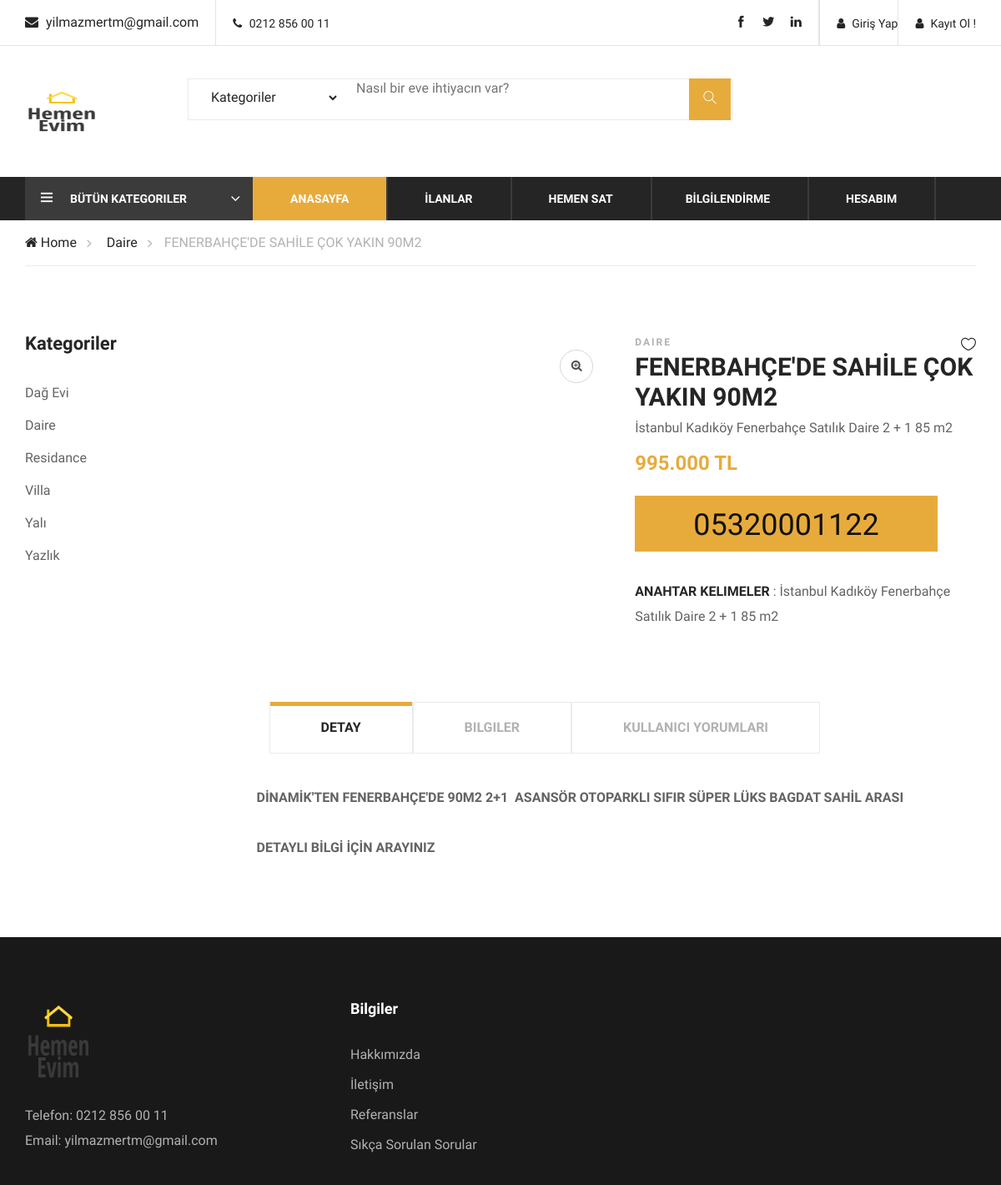
The app's page /product/40/3650709/, older data.
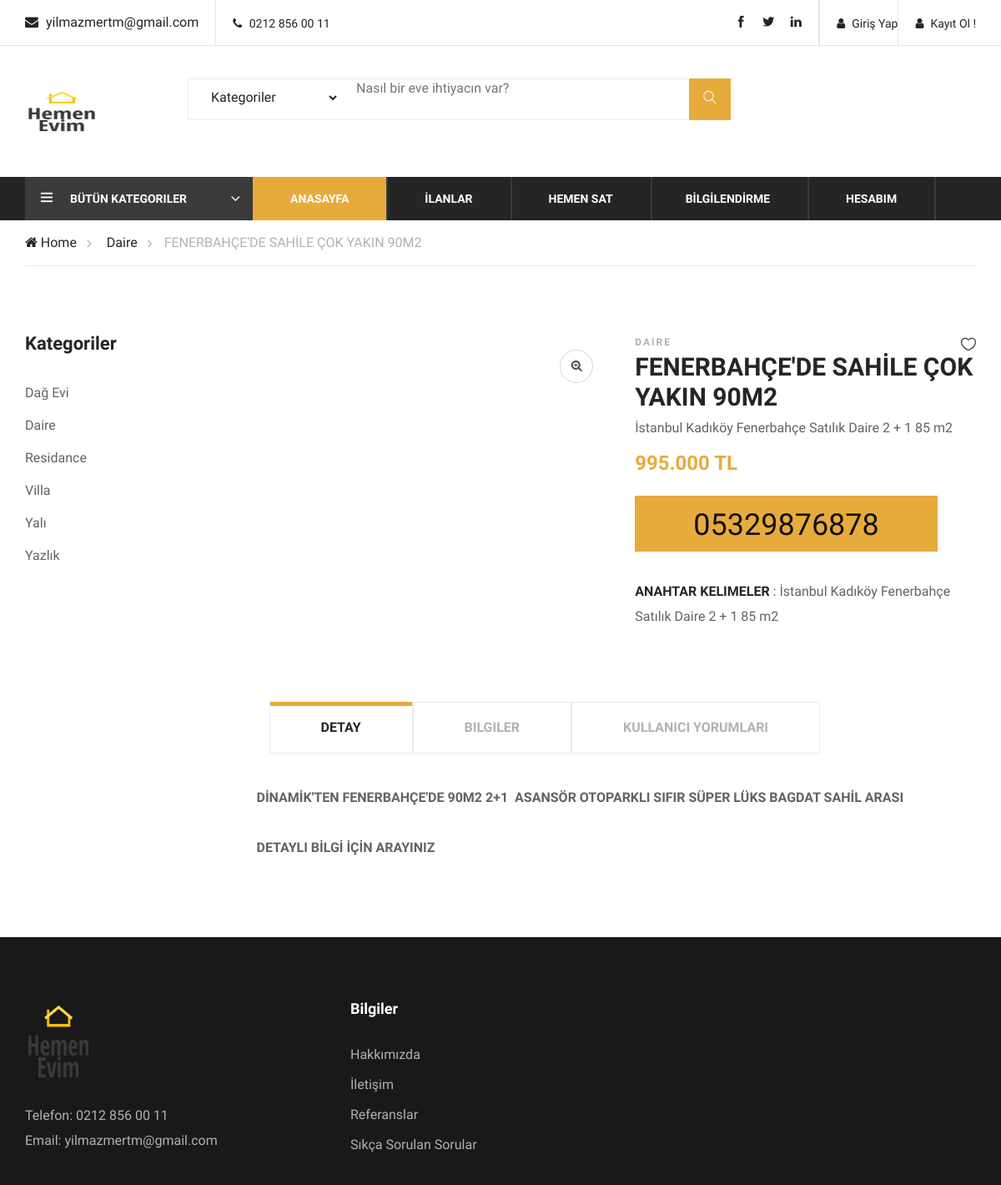
The same page, newer data.
### home/models.py (models this page shows, shortened)
class UserProfile(models.Model):
    user = models.OneToOneField(User, on_delete= models.CASCADE)
    phone = models.CharField(blank=True, max_length=50)
    adress = models.CharField(blank=True, max_length=150)
    city = models.CharField(blank=True, max_length=150)
    image = models.ImageField(blank=True, upload_to='images/users/')
    def image_tag(self):
        return mark_safe('<img src="{}" height="50"/>'.format(self.image.url))
    image_tag.short_description = 'Image'

### home/views.py (the view)
# urls.py: path('product/<int:id>/<slug:slug>/', views.product_detail, name = 'product_detail'),
def product_detail(request, id, slug):
    category = Category.objects.all()
    setting = Setting.objects.get(pk=1)
    product = Product.objects.get(pk=id)
    profile = UserProfile.objects.get(user_id=product.user)
    images = Images.objects.filter(product_id=id)
    comments = Comment.objects.filter(product_id=id, status='True')
    context = {'category': category, 'product': product,
               'images': images, 'comments': comments, 'profile': profile, 'setting': setting}
    return render(request, 'product_detail.html', context)

### product/models.py (called while the page is built)
    def __str__(self):
        full_path = [self.title]
        k = self.parent
        while k is not None:
            full_path.append(k.title)
            k = k.parent
        return ' -> '.join(full_path[::1])

### home/templates/product_detail.html (shortened to what the changed rows need)
{% extends "homebase.html" %}
{% load static %}
{% block body  %}
    <section class="product-shop spad page-details">
        <div class="container">
            <div class="row">
                <div class="col-lg-9 order-1">
                    <div class="row">
                        <div class="col-lg-6">
                            <div class="product-details">
                                <div class="quantity">
                                    <a class="primary-btn pd-cart"> <h2>{{ profile.phone }}</h2></a>
                                </div>
                            </div>
                        </div>
                    </div>
                </div>
            </div>
        </div>
    </section>
{% endblock %}

Row changes from the older to the newer data that the page shows:
no longer on this page (row unchanged): UserProfile: phone "05320001122"
now on this page (row edited): UserProfile: phone "05329876878"
